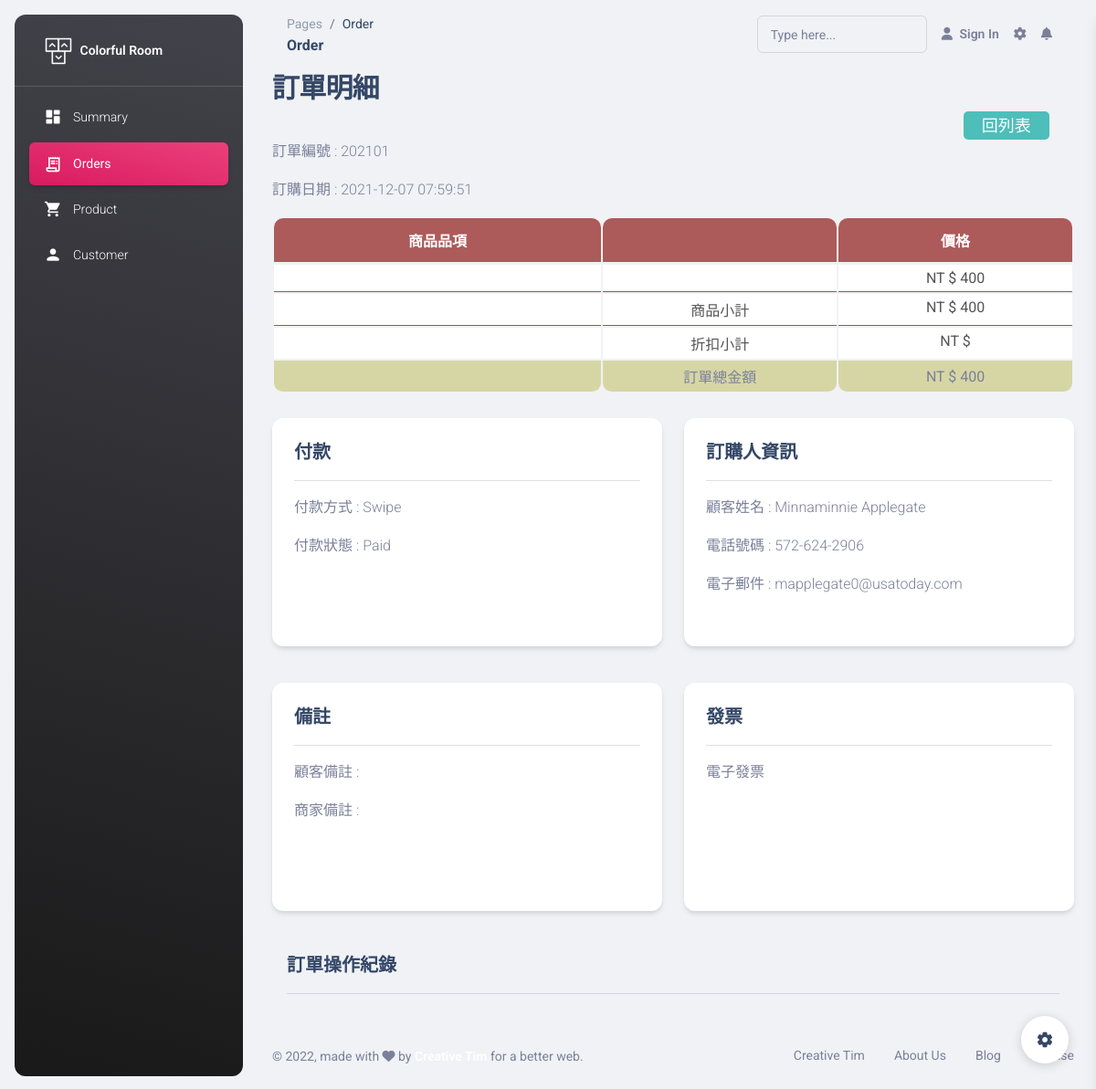
/pages/order/order-details.php?id=1, run on the app's committed database.
### tables this page shows
CREATE TABLE `order_tracking` (
  `id` int(6) NOT NULL,
  `order_num` int(6) NOT NULL,
  `user_id` varchar(20) NOT NULL,
  `date` datetime NOT NULL,
  `payment_status` varchar(10) NOT NULL,
  `payment_method` varchar(10) NOT NULL,
  `order_status` varchar(20) NOT NULL,
  `sum` varchar(10) NOT NULL,
  `remark` varchar(10) NOT NULL,
  `record` text NOT NULL
);

CREATE TABLE `member` (
  `id` int(11) NOT NULL,
  `account` varchar(50) DEFAULT NULL,
  `name` varchar(50) DEFAULT NULL,
  `birthday` date DEFAULT NULL,
  `discount_id` int(11) DEFAULT NULL,
  `gender` varchar(50) DEFAULT NULL,
  `password` varchar(50) DEFAULT NULL,
  `email` varchar(50) DEFAULT NULL,
  `phone` varchar(50) DEFAULT NULL,
  `subscribe` int(11) DEFAULT NULL,
  `created_at` date DEFAULT NULL,
  `edit_at` date DEFAULT NULL,
  `valid` int(11) DEFAULT NULL,
  `tag_id` int(11) DEFAULT NULL
);

### pages/order/order-details.php (the view, shortened to what this page needs)
<?php
if (isset($_GET["id"])) {
    $id = $_GET["id"];
} else {
    $id = 0;
}
require_once("../../components/pdo-connect.php");
$sqlorder = "SELECT *
                FROM order_tracking
                JOIN member ON order_tracking.user_id = member.id
             WHERE order_tracking.id = ?";
$stmt = $db_host->prepare($sqlorder);
try {
    $stmt->execute([$id]);
    $rowsOrder = $stmt->fetchAll(PDO::FETCH_ASSOC);
} catch (PDOException $e) {
    echo $e->getMessage();
}
?>
<?php include "../../template/head.php"; ?>
<?php include "../../template/body-aside.php"; ?>
<?php include "../../template/body-main-header.php" ?>
<div class="container">
    <div class="row">
        <div class="col">
            <h3>訂單明細</h3>
        </div>
    </div>
    <div class="row justify-content-end">
        <div class="col-10">
        </div>
        <div class="col-2">
            <a href="./order.php" class="demo">回列表</a>
        </div>
    </div>
    <div class="row">
        <div class="col-9">
            <?php
            foreach ($rowsOrder as $value) :
            ?>
                <p>訂單編號 : <?= $value["order_num"] ?></p>
                <p>訂購日期 : <?= $value["date"] ?></p>
        </div>
    </div>
    <div class="row">
        <table class="table">
            <thead>
                <tr>
                    <th>商品品項</th>
                    <th></th>
                    <th>價格</th>
                </tr>
            </thead>
            <tbody>
                <tr>
                    <td><?= $value["product_id"] ?></td>
                    <td></td>
                    <td>NT &#36 <?= $value["sum"] ?></td>
                </tr>
                <tr>
                    <td></td>
                    <td class="text-right">商品小計</td>
                    <td>NT &#36 <?= $value["sum"] ?></td>
                </tr>
                <tr>
                    <td></td>
                    <td class="text-right">折扣小計</td>
                    <td>NT &#36 <?= $value["discount"] ?></td>
                </tr>
            </tbody>
            <tfoot>
                <tr>
                    <td></td>
                    <td class="text-right">訂單總金額</td>
                    <td>NT &#36 <?= $value["sum"] ?></td>
                </tr>
            </tfoot>
        </table>
    </div>
    <div class="row">
        <div class="col-sm-6">
            <div class="card">
                <div class="card-body">
                    <h5 class="card-title">付款</h5>
                    <hr>
                    <p class="card-text">付款方式 : <?= $value["payment_method"] ?></p>
                    <p class="card-text">付款狀態 : <?= $value["payment_status"] ?></p>
                </div>
            </div>
        </div>
        <div class="col-sm-6">
            <div class="card">
                <div class="card-body">
                    <h5 class="card-title">訂購人資訊</h5>
                    <hr>
                    <p class="card-text">顧客姓名 : <?= $value["name"] ?></p>
                    <p class="card-text">電話號碼 : <?= $value["phone"] ?></p>
                    <p class="card-text">電子郵件 : <?= $value["email"] ?></p>
                </div>
            </div>
        </div>
    </div>
    <div class="row">
        <div class="col-sm-6">
            <div class="card">
                <div class="card-body">
                    <h5 class="card-title">備註</h5>
                    <hr>
                    <p class="card-text">顧客備註 : <?= $value["remark"] ?></p>
                    <p class="card-text">商家備註 : <?= $value["remark"] ?></p>
                </div>
            </div>
        </div>
        <div class="col-sm-6">
            <div class="card">
                <div class="card-body">
                    <h5 class="card-title">發票</h5>
                    <hr>
                    <p class="card-text">電子發票</p>
                </div>
            </div>
        </div>
    </div>
    <div class="col">
        <div class="card1">
            <div class="card-body">
                <h5 class="card-title">訂單操作紀錄</h5>
                <hr>
            </div>
        </div>
    </div>
<?php endforeach; ?>
</div>
<?php include "../../template/body-main-footer.php" ?>
<?php include "../../template/body-corner.php" ?>

### pages/order/order-details.php (style rules this page uses)
body { font-size: 18px; }
a:link { text-decoration: none; color: #fff; }
.demo { margin: 5px; padding: 5px 20px; font-size: 18px; color: white; background-color: #4ebeba; border: none; border-radius: 5px; }
.card { height: 250px; margin: 10px 0px 30px; }
.table { width: 100%; border-collapse: separate; ; }
.table thead th { padding: 5px 0px; color: #fff; background-color: #AD5A5A; text-align: center; border-top-left-radius: 10px; border-top-right-radius: 10px; }
.table tbody td { padding: 5px 0px; color: #555; text-align: center; background-color: #fff; border-bottom: 1px solid #915957; }
.table tfoot td { padding: 5px 0px; text-align: center; background-color: #d6d6a5; border-bottom-left-radius: 10px; border-bottom-right-radius: 10px; }

### data on the page
order_tracking: order_num "202101", date "2021-12-07 07:59:51", sum "400", payment_method "Swipe", payment_status "Paid", member.name "Minnaminnie Applegate", member.phone "572-624-2906", member.email "mapplegate0@usatoday.com"
